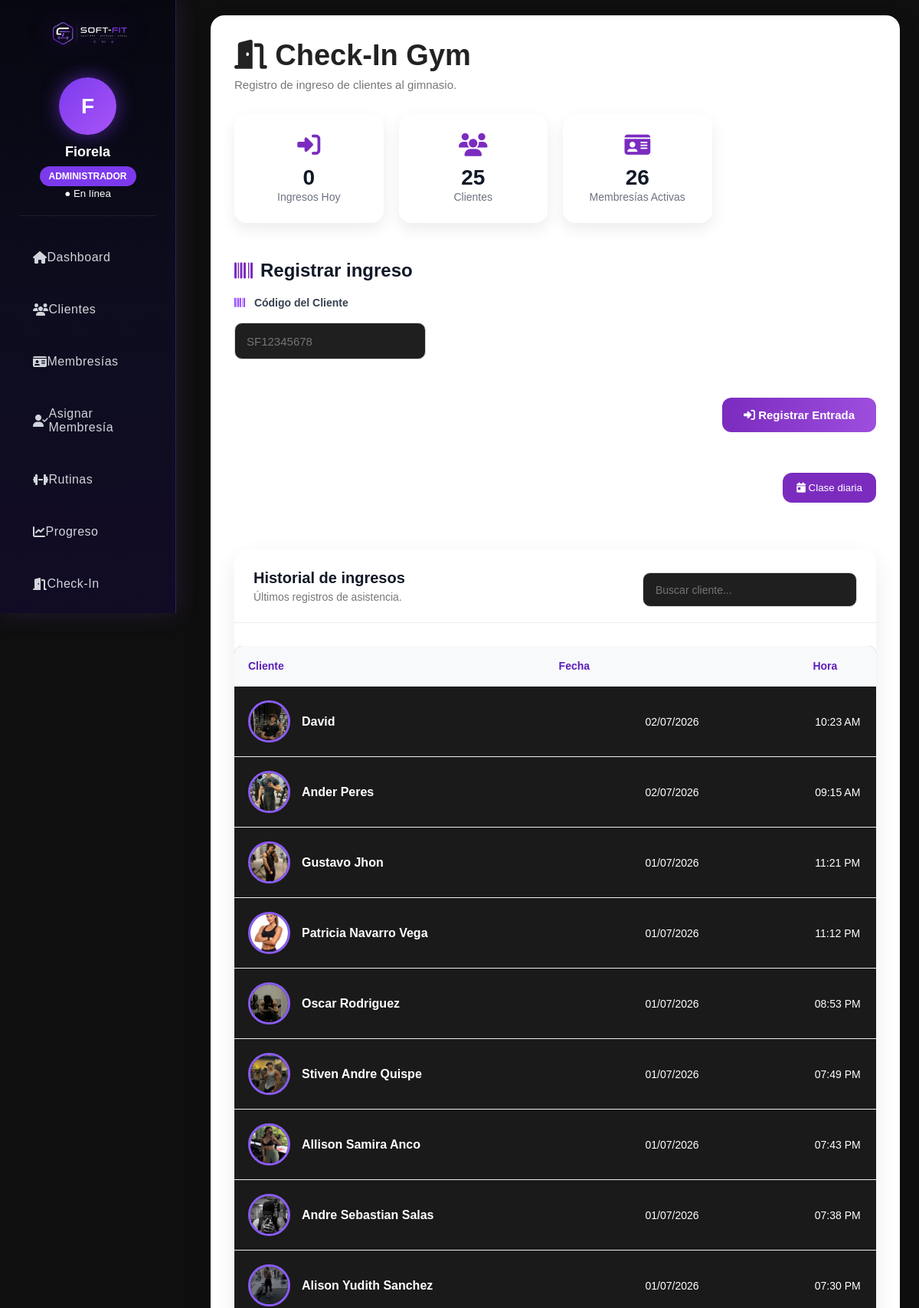
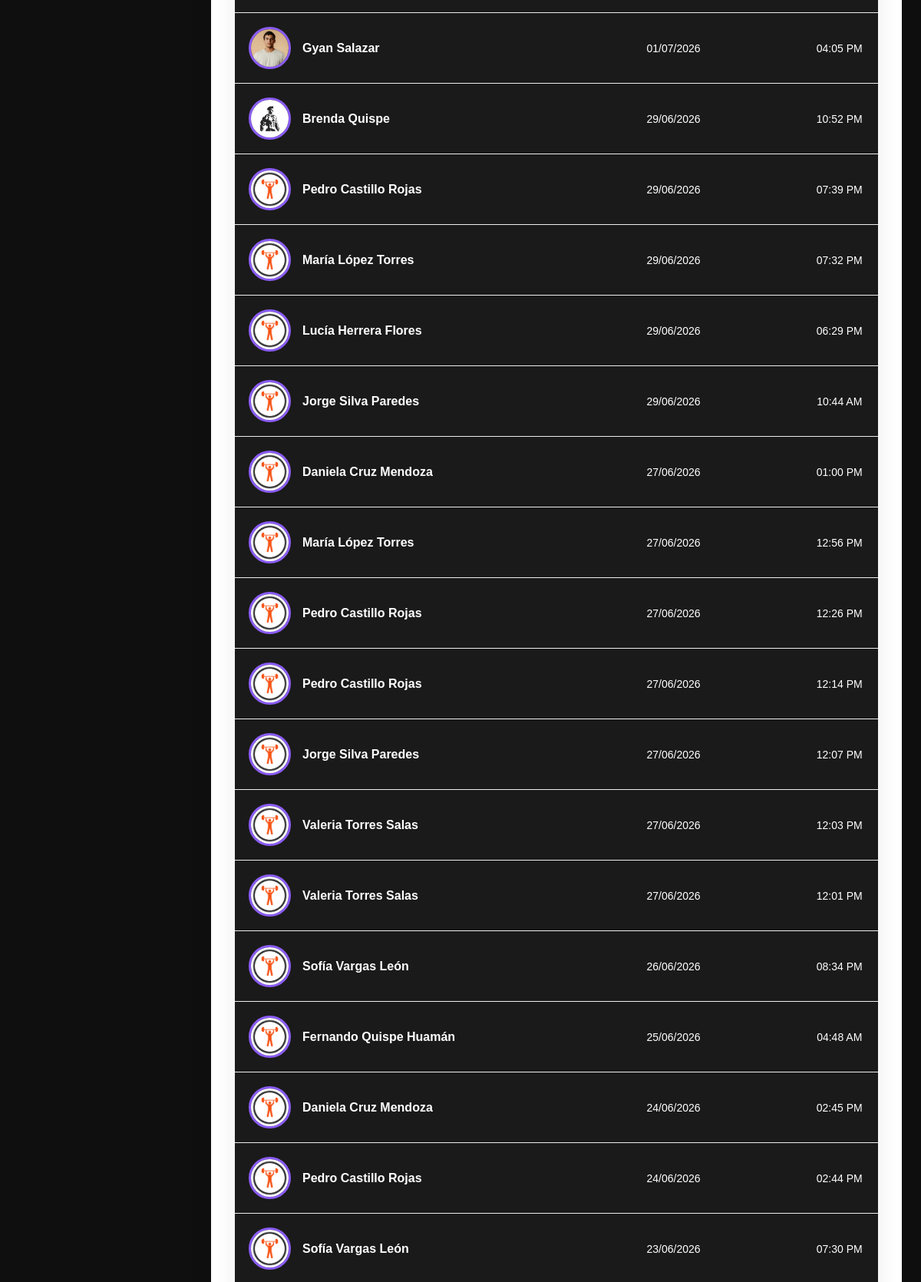
/pages/checkin.php (signed in, upper part), run on the app's committed database (2 pictures, top to bottom).
### tables this page shows
CREATE TABLE `asistencias` (
  `id` int(11) NOT NULL,
  `cliente_id` int(11) DEFAULT NULL,
  `fecha` date DEFAULT NULL,
  `hora` time DEFAULT NULL
);

CREATE TABLE `clientes` (
  `id` int(11) NOT NULL,
  `nombre` varchar(100) DEFAULT NULL,
  `dni` varchar(20) DEFAULT NULL,
  `telefono` varchar(20) DEFAULT NULL,
  `correo` varchar(100) DEFAULT NULL,
  `codigo` varchar(50) DEFAULT NULL,
  `usuario` varchar(50) DEFAULT NULL,
  `foto` varchar(255) DEFAULT 'avatar.png'
);

### pages/checkin.php (the view, shortened to what this page needs)
<?php
include("../includes/conexion.php");
$asistencias = mysqli_query($conexion,
"SELECT asistencias.*,
clientes.nombre,
clientes.foto
FROM asistencias
INNER JOIN clientes
ON asistencias.cliente_id=clientes.id
ORDER BY id DESC");
?>
<!DOCTYPE html>
<html lang="es">
<head>
<link rel="stylesheet" href="../css/style.css">
<link rel="stylesheet" href="../css/dashboard.css">
<link rel="stylesheet" href="../css/softfit-ui.css">
<link rel="stylesheet"
href="https://cdnjs.cloudflare.com/ajax/libs/font-awesome/6.5.2/css/all.min.css">
</head>
<body>
   <?php include("../includes/sidebar.php"); ?>
<div class="main-content">
<div class="page-card">
<div class="page-header">
    <div>
        <h1>
            <i class="fa-solid fa-door-open"></i>
            Check-In Gym
        </h1>
        <p>
            Registro de ingreso de clientes al gimnasio.
        </p>
    </div>
</div>
<?php
$totalHoy = mysqli_num_rows(mysqli_query($conexion,
"SELECT * FROM asistencias
WHERE fecha=CURDATE()"));
$totalClientes = mysqli_num_rows(mysqli_query($conexion,
"SELECT * FROM clientes"));
$membresiasActivas = mysqli_num_rows(mysqli_query($conexion,
"SELECT * FROM membresias
WHERE estado='Activa'"));
?>
<div class="stats-grid">
<div class="stat-card">
<i class="fa-solid fa-right-to-bracket"></i>
<h3><?php echo $totalHoy; ?></h3>
<span>Ingresos Hoy</span>
</div>
<div class="stat-card">
<i class="fa-solid fa-users"></i>
<h3><?php echo $totalClientes; ?></h3>
<span>Clientes</span>
</div>
<div class="stat-card">
<i class="fa-solid fa-id-card"></i>
<h3><?php echo $membresiasActivas; ?></h3>
<span>Membresías Activas</span>
</div>
</div>
<br>
<h2 class="section-title">
<i class="fa-solid fa-barcode"></i>
Registrar ingreso
</h2>
<form method="POST" class="form-grid">
<div class="campo">
<label>
<i class="fa-solid fa-barcode"></i>
Código del Cliente
</label>
<input
type="text"
id="codigo"
name="codigo"
placeholder="SF12345678"
autocomplete="off"
required>
</div>
<div class="acciones-form">
<button
type="submit"
name="registrar">
<i class="fa-solid fa-right-to-bracket"></i>
Registrar Entrada
</button>
</div>
</form>
<br>
<div style="display:flex;justify-content:flex-end;">
<button
type="button"
id="btnClaseDiaria"
class="btn-primary">
<i class="fa-solid fa-calendar-day"></i>
Clase diaria
</button>
</div>
<br><br>
<div class="table-card">
<div class="table-header">
<div>
<h2>Historial de ingresos</h2>
<p>Últimos registros de asistencia.</p>
</div>
<div>
<input
type="text"
id="buscarAsistencia"
placeholder="Buscar cliente...">
</div>
</div>
<table class="tabla-clientes" id="tablaAsistencias">
<thead>
<tr>
<th>Cliente</th>
<th>Fecha</th>
<th>Hora</th>
</tr>
</thead>
<tbody>
<?php while($a = mysqli_fetch_assoc($asistencias)){ ?>
<tr>
<td>
<?php
$foto = "../uploads/clientes/".$a['foto'];
if(
empty($a['foto']) ||
$a['foto']=="avatar.png" ||
!file_exists($foto)
){
    $foto = "../img/avatar.png";
}
?>
<div class="cliente-checkin">
<img
src="<?php echo $foto; ?>"
class="foto-checkin">
<div>
<span class="nombre-checkin">
<?php echo $a['nombre']; ?>
</span>
</div>
</div>
</td>
<td>
<?php echo date("d/m/Y",strtotime($a['fecha'])); ?>
</td>
<td>
<?php echo date("h:i A",strtotime($a['hora'])); ?>
</td>
</tr>
<?php } ?>
</tbody>
</table>
</div>
</div>
</div>
</body>
</html>

### css/style.css (style rules this page uses)
* { margin:0; padding:0; box-sizing:border-box; }
body { font-family:"Century Gothic",sans-serif; background: radial-gradient( circle at top right, rgba(168,85,247,.18), transparent 35% ), radial-gradient( circle at bottom left, rgba(59,130,246,.12), transparent 35% ), linear-gradient( 135deg, #050816, #09090f, #111827 ); color:white; }
h1 { font-size:32px; margin-bottom:10px; }
table { width:100%; margin-top:30px; border-collapse:collapse; overflow:hidden; border-radius:15px; }
th { background:#7b2cbf; padding:16px; text-align:left; }
td { background:#1a1a1a; padding:14px; border-bottom:1px solid #2d2d2d; }
button { background:#7b2cbf; border:none; padding:12px 18px; border-radius:12px; color:white; cursor:pointer; transition:0.3s; }
input, select { width:100%; padding:14px; margin-top:10px; border:none; border-radius:12px; background:#1f1f1f; color:white; border:1px solid #333; }

### css/softfit-ui.css (style rules this page uses)
.stats-grid { display:grid; grid-template-columns:repeat(4,1fr); gap:20px; margin-bottom:30px; }
.stat-card { background:#fff; border-radius:16px; padding:25px; text-align:center; box-shadow:0 8px 20px rgba(0,0,0,.08); transition:.3s; }
.stat-card i { font-size:30px; color:#7b2cbf; margin-bottom:12px; }
.stat-card h3 { font-size:28px; margin:0; color:#111827; }
.stat-card span { color:#6b7280; font-size:14px; }
.table-card { background:#fff; border-radius:18px; overflow:hidden; box-shadow:0 10px 30px rgba(0,0,0,.08); margin-top:25px; }
.table-header { display:flex; justify-content:space-between; align-items:center; padding:22px 25px; border-bottom:1px solid #ececec; }
.table-header h2 { margin:0; font-size:22px; }
.table-header p { margin-top:5px; color:#777; }
.table-header input { width:280px; padding:12px 16px; border-radius:10px; border:1px solid #ddd; }
.tabla-clientes { width:100%; border-collapse:collapse; }
.tabla-clientes th { background:#f8f9fb; padding:18px; text-align:left; font-size:14px; color:#555; }
.tabla-clientes td { padding:18px; border-top:1px solid #eee; }
.tabla-clientes tbody tr { transition:.25s; }
.table-card table { table-layout:fixed; width:100%; }
.table-card td, .table-card th { padding:14px; text-align:center; vertical-align:middle; }
.form-grid { display:grid; grid-template-columns:repeat(2,1fr); gap:25px; }
.campo { display:flex; flex-direction:column; }
.campo label { font-size:14px; font-weight:600; margin-bottom:8px; color:#374151; }
.campo input { height:48px; border:1px solid #d1d5db; border-radius:10px; padding:0 15px; font-size:15px; transition:.25s; }
.table-card { margin-top:25px; background:#fff; border-radius:18px; overflow:hidden; box-shadow:0 12px 30px rgba(0,0,0,.08); }
.table-header { display:flex; justify-content:space-between; align-items:center; padding:20px 25px; border-bottom:1px solid #ececec; }
.table-header h2 { margin:0; font-size:20px; color:#222; }
.table-header p { margin-top:5px; color:#777; font-size:14px; }
.tabla-clientes thead { background:#f5f3ff; }
.tabla-clientes th { padding:18px; text-align:left; color:#5b21b6; font-size:14px; font-weight:700; }
.tabla-clientes th:nth-child(1), .tabla-clientes td:nth-child(1) { width:220px; }
.tabla-clientes th:nth-child(2), .tabla-clientes td:nth-child(2) { width:180px; }
.acciones-form { grid-column:1 / -1; display:flex; justify-content:flex-end; margin-top:10px; }
.cliente-checkin { display:flex; align-items:center; gap:15px; }
.foto-checkin { width:55px; height:55px; border-radius:50%; object-fit:cover; border:3px solid #8b5cf6; }
.nombre-checkin { font-size:16px; font-weight:700; color:#ffffff; }
.section-title { color:#111827; font-size:24px; font-weight:700; display:flex; align-items:center; gap:10px; margin-bottom:20px; }
.section-title i { color:#7b2cbf; }
.table-card h2 { color:#111827 !important; }

### data on the page
asistencias: cliente.foto (picture), cliente.nombre "David", fecha "02/07/2026", hora "10:23 AM"
asistencias: cliente.foto (picture), cliente.nombre "Ander Peres", fecha "02/07/2026", hora "09:15 AM"
asistencias: cliente.foto (picture), cliente.nombre "Gustavo Jhon", fecha "01/07/2026", hora "11:21 PM"
asistencias: cliente.foto (picture), cliente.nombre "Patricia Navarro Vega", fecha "01/07/2026", hora "11:12 PM"
asistencias: cliente.foto (picture), cliente.nombre "Oscar Rodriguez", fecha "01/07/2026", hora "08:53 PM"
asistencias: cliente.foto (picture), cliente.nombre "Stiven Andre Quispe", fecha "01/07/2026", hora "07:49 PM"
asistencias: cliente.foto (picture), cliente.nombre "Allison Samira Anco", fecha "01/07/2026", hora "07:43 PM"
asistencias: cliente.foto (picture), cliente.nombre "Andre Sebastian Salas", fecha "01/07/2026", hora "07:38 PM"
asistencias: cliente.foto (picture), cliente.nombre "Alison Yudith Sanchez", fecha "01/07/2026", hora "07:30 PM"
asistencias: cliente.foto (picture), cliente.nombre "Gyan Salazar", fecha "01/07/2026", hora "04:05 PM"
asistencias: cliente.foto (picture), cliente.nombre "Brenda Quispe", fecha "29/06/2026", hora "10:52 PM"
asistencias: cliente.foto (placeholder picture), cliente.nombre "Pedro Castillo Rojas", fecha "29/06/2026", hora "07:39 PM"
asistencias: cliente.foto (placeholder picture), cliente.nombre "María López Torres", fecha "29/06/2026", hora "07:32 PM"
asistencias: cliente.foto (placeholder picture), cliente.nombre "Lucía Herrera Flores", fecha "29/06/2026", hora "06:29 PM"
asistencias: cliente.foto (placeholder picture), cliente.nombre "Jorge Silva Paredes", fecha "29/06/2026", hora "10:44 AM"
asistencias: cliente.foto (placeholder picture), cliente.nombre "Daniela Cruz Mendoza", fecha "27/06/2026", hora "01:00 PM"
asistencias: cliente.foto (placeholder picture), cliente.nombre "María López Torres", fecha "27/06/2026", hora "12:56 PM"
asistencias: cliente.foto (placeholder picture), cliente.nombre "Pedro Castillo Rojas", fecha "27/06/2026", hora "12:26 PM"
asistencias: cliente.foto (placeholder picture), cliente.nombre "Pedro Castillo Rojas", fecha "27/06/2026", hora "12:14 PM"
asistencias: cliente.foto (placeholder picture), cliente.nombre "Jorge Silva Paredes", fecha "27/06/2026", hora "12:07 PM"
asistencias: cliente.foto (placeholder picture), cliente.nombre "Valeria Torres Salas", fecha "27/06/2026", hora "12:03 PM"
asistencias: cliente.foto (placeholder picture), cliente.nombre "Valeria Torres Salas", fecha "27/06/2026", hora "12:01 PM"
asistencias: cliente.foto (placeholder picture), cliente.nombre "Sofía Vargas León", fecha "26/06/2026", hora "08:34 PM"
asistencias: cliente.foto (placeholder picture), cliente.nombre "Fernando Quispe Huamán", fecha "25/06/2026", hora "04:48 AM"
asistencias: cliente.foto (placeholder picture), cliente.nombre "Daniela Cruz Mendoza", fecha "24/06/2026", hora "02:45 PM"
asistencias: cliente.foto (placeholder picture), cliente.nombre "Pedro Castillo Rojas", fecha "24/06/2026", hora "02:44 PM"
asistencias: cliente.foto (placeholder picture), cliente.nombre "Sofía Vargas León", fecha "23/06/2026", hora "07:30 PM"

### other printed values
substr($_SESSION['usuario'],0,1) "F"
$_SESSION['nombre'] "Fiorela"
$_SESSION['rol'] "ADMINISTRADOR"
$totalHoy "0"
$totalClientes "25"
$membresiasActivas "26"
